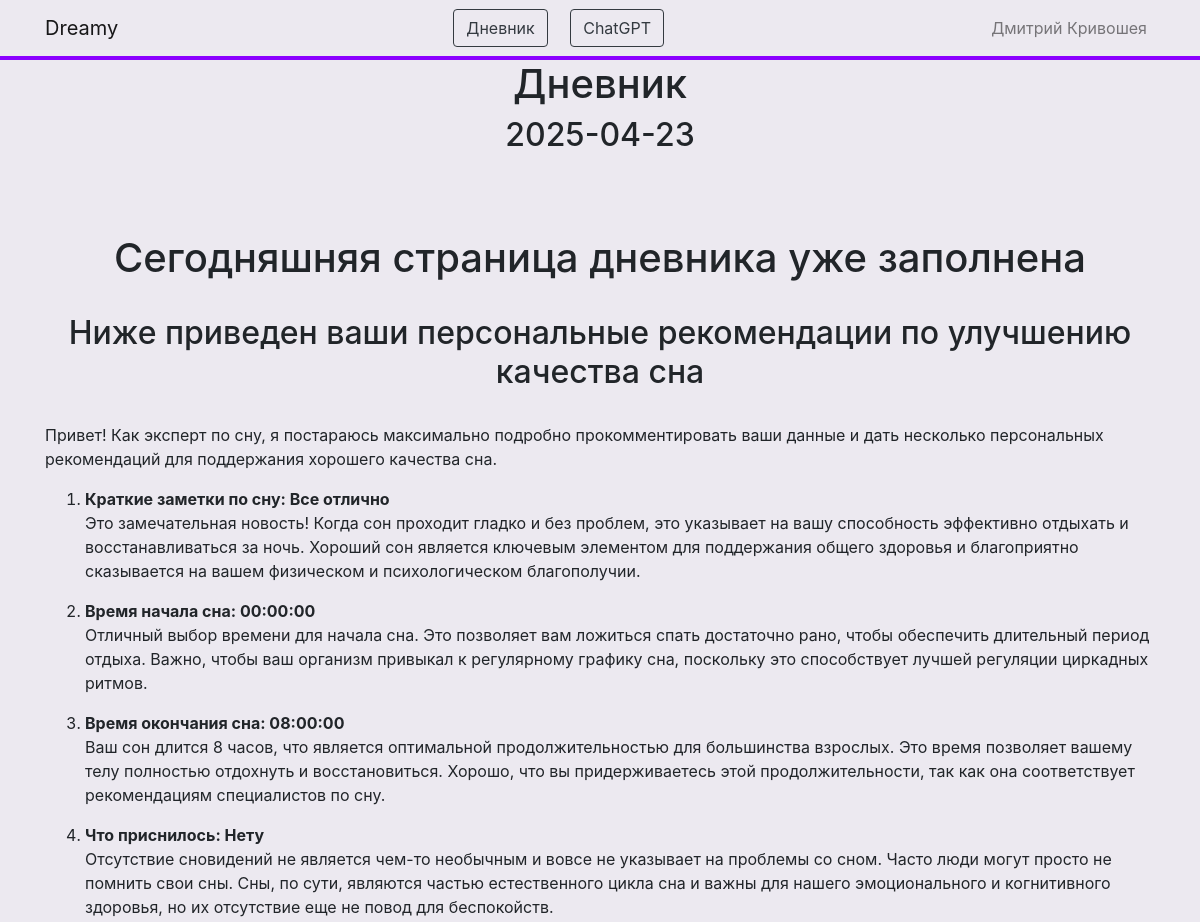
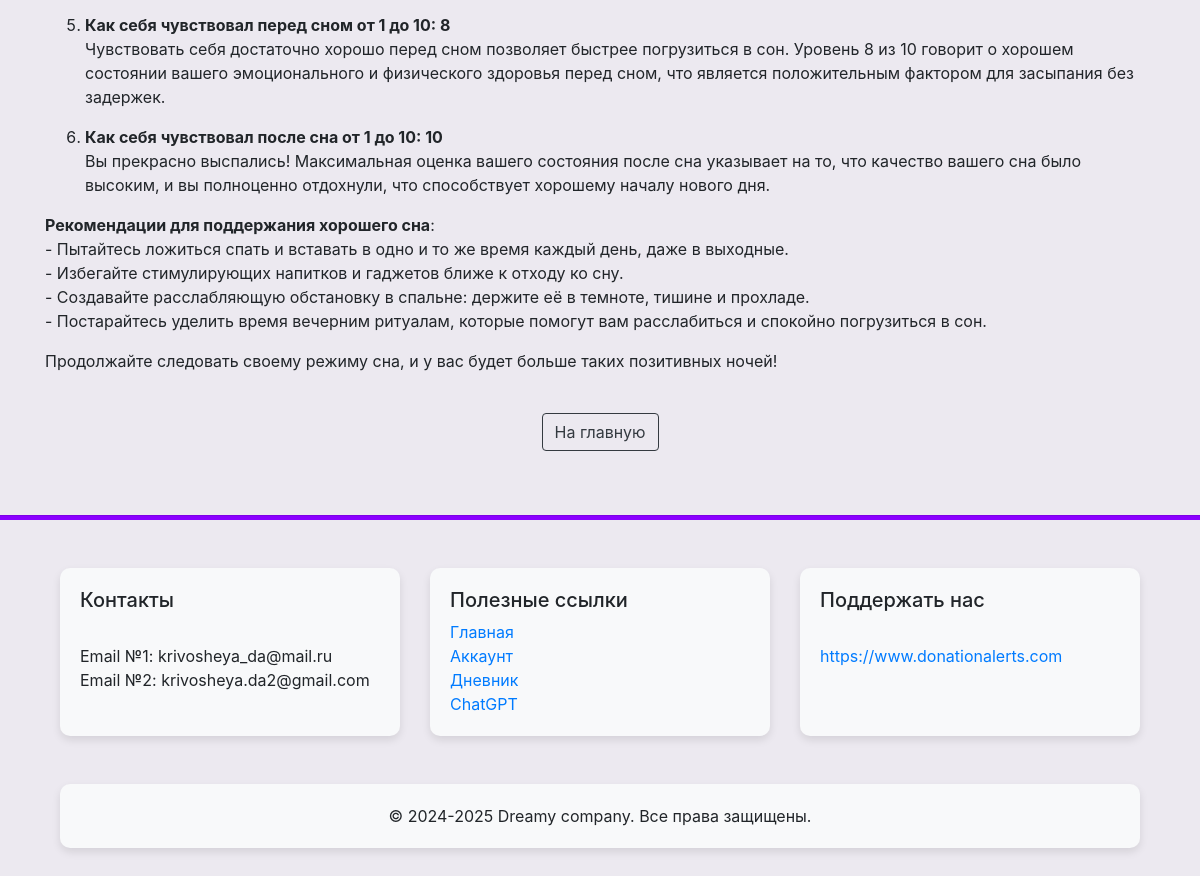
/diary_start (signed in), run on the app's committed database (2 pictures, top to bottom).
### data/user.py (models this page shows, shortened)
class User(SqlAlchemyBase, UserMixin, SerializerMixin):
    __tablename__ = 'user'
    id = sqlalchemy.Column(sqlalchemy.Integer, primary_key=True, autoincrement=True)
    uuid = sqlalchemy.Column(UUID(as_uuid=True), default=uuid.uuid4)
    def get_data(self, db_sess=None):
        if not db_sess:
            db_sess = db_session.create_session()
        user_data = db_sess.query(UserData).get(self.uuid)
        return user_data

### data/user_data.py (models this page shows)
class UserData(SqlAlchemyBase, SerializerMixin):
    __tablename__ = "user_data"
    uuid = sqlalchemy.Column(UUID(as_uuid=True), default=uuid.uuid4, primary_key=True)
    first_name = sqlalchemy.Column(sqlalchemy.String)
    last_name = sqlalchemy.Column(sqlalchemy.String)
    email = sqlalchemy.Column(sqlalchemy.String)
    gender = sqlalchemy.Column(sqlalchemy.String)
    date_of_birthday = sqlalchemy.Column(sqlalchemy.Date)
    is_admin = sqlalchemy.Column(sqlalchemy.Boolean, default=False)
    is_boss = sqlalchemy.Column(sqlalchemy.Boolean, default=False)
    date_of_creation = sqlalchemy.Column(sqlalchemy.DateTime, default=datetime.datetime.now)
    recommendation = sqlalchemy.Column(sqlalchemy.String)

### data/diary.py (models this page shows)
class Diary(SqlAlchemyBase, SerializerMixin):
    __tablename__ = 'diary'
    uuid = sqlalchemy.Column(UUID(as_uuid=True), default=uuid.uuid4, primary_key=True)
    try:
        user = sqlalchemy.Column(UUID(as_uuid=True), default=current_user.uuid)
    except Exception as err:
        user = sqlalchemy.Column(UUID(as_uuid=True))
    day = sqlalchemy.Column(sqlalchemy.Date, default=datetime.date.today())
    brief_notes = sqlalchemy.Column(sqlalchemy.Text)
    sleep_start = sqlalchemy.Column(sqlalchemy.Time)
    sleep_end = sqlalchemy.Column(sqlalchemy.Time)
    sleep_imagination = sqlalchemy.Column(sqlalchemy.Text)
    condition_before = sqlalchemy.Column(sqlalchemy.Integer)
    condition_after = sqlalchemy.Column(sqlalchemy.Integer)
    result = sqlalchemy.Column(sqlalchemy.Text)

### main.py (the view)
@app.route("/diary_start")
@login_required
def diary_start():
    db_sess = db_session.create_session()
    is_completed = len(db_sess.query(Diary).filter(Diary.day == datetime.date.today(), Diary.user == current_user.uuid).all()) > 0
    if is_completed:
        db_sess = db_session.create_session()
        diary = db_sess.query(Diary).filter(Diary.user == current_user.uuid, Diary.day == datetime.date.today()).first()
        return render_template("diary_start.html", date=datetime.date.today(), is_completed=is_completed, diary=diary)
    else:
        return render_template("diary_start.html", date=datetime.date.today(), is_completed=is_completed)

### data/db_session.py (called while the page is built)
def create_session() -> Session:
    global __factory
    return __factory()

### main.py (called while the page is built)
@login_manager.user_loader
def load_user(user_id):
    db_sess = db_session.create_session()
    user = db_sess.query(User).get(user_id)
    return user

### templates/diary_start.html (shortened to what this page needs)
{% extends "base.html" %}
{% block content %}
<link rel="stylesheet" href="{{ url_for('static', filename='css/base.css') }}">
<div class="container">
    <h1 align="center">Дневник</h1>
    <h2 align="center">{{ date }}</h2>
    <br><br><br>
    {% if is_completed %}
    <h1 align="center">Сегодняшняя страница дневника уже заполнена</h1>
    <br>
    <h2 align="center">Ниже приведен ваши персональные рекомендации по улучшению качества сна</h2>
    <br>
    <div>{{ diary.result | safe }}</div>
    <br>
    <center>
    <a class="btn btn btn-outline-dark btn-animated" href="/">На главную</a>
    </center>
    {% endif %}
</div>
{% endblock %}

### templates/base.html (shortened to what this page needs)
<!DOCTYPE html>
<html lang="en" xmlns="http://www.w3.org/1999/html">
<head>
    <link rel="stylesheet" href="{{ url_for('static', filename='css/base.css') }}">
    <link rel="stylesheet" href="{{ url_for('static', filename='css/account.css') }}">
    <link rel="stylesheet" href="https://stackpath.bootstrapcdn.com/bootstrap/4.5.2/css/bootstrap.min.css">
</head>
<body>
    <nav class="navbar navbar-expand-lg navbar-light">
        <div class="container">
            <a class="navbar-brand" href="/">Dreamy</a>
			{% if current_user.is_authenticated %}
                <p class="navbar-nav ml-auto">
					<a class="btn btn btn-outline-dark btn-animated ml-auto" href="/diary_start">Дневник</a>
					<a class="btn btn btn-outline-dark btn-animated ml-auto" href="/chat_gpt">ChatGPT</a>
				</p>
            {% endif %}
            {% if current_user.is_authenticated %}
                <div class="navbar-nav ml-auto">
                    <div class="nav-item">
                        <a class="nav-link custom-account-btn" href="/account">{{ current_user.get_data().first_name }} {{ current_user.get_data().last_name }}</a>
                    </div>
                </div>
            {% else %}
                <p class="navbar-nav ml-auto">
                    <a class="btn btn btn-outline-dark btn-animated" href="/register">Зарегистрироваться</a>
					&nbsp&nbsp&nbsp&nbsp&nbsp
                    <a class="btn btn btn-outline-dark btn-animated" href="/login">Войти</a>
                </p>
            {% endif %}
        </div>
    </nav>
    {% block content %}{% endblock %}
</body>
<footer class="footer py-5">
	<hr color="#8b00ff" style="height: 4px">
    <div class="container">
		<div class="container mt-5">
			<div class="row">
				<div class="col-md-4">
					<div class="custom-container">
						<div style="width: 400px;">
							<h5>Контакты</h5>
							<br>
                			<a>Email №1: krivosheya_da@mail.ru</a>
							<br>
							<a>Email №2: krivosheya.da2@gmail.com</a>
							<br>
                            <br>
						</div>
					</div>
				</div>
				<div class="col-md-4">
					<div class="custom-container">
						<div style="width: 400px;">
							<h5>Полезные ссылки</h5>
							<a href="/">Главная</a>
							<br>
							<a href="/account">Аккаунт</a>
							<br>
							<a href="/diary_start">Дневник</a>
                            <br>
							<a href="/chat_gpt">ChatGPT</a>
						</div>
					</div>
				</div>
				<div class="col-md-4">
					<div class="custom-container">
						<div style="width: 400px;">
							<h5>Поддержать нас</h5>
							<br>
                			<a href="https://www.donationalerts.com/r/dima123kr">https://www.donationalerts.com</a>
                            <br>
							<br>
							<br>
						</div>
					</div>
				</div>
			</div>
		</div>
        <div class="container mt-5">
			<div class="row">
				<div class="col-md-12">
					<div class="custom-container">
						<center>
							<a>&copy; 2024-2025 Dreamy company. Все права защищены.</a>
						</center>
					</div>
				</div>
			</div>
		</div>
    </div>
</footer>

### static/css/base.css (style rules this page uses)
.navbar { border-width: 2px; border-bottom: 4px #8b00ff solid; background-color: #ece9f0; }
body { background: #ece9f0; }

### static/css/account.css (style rules this page uses)
.custom-container { padding: 20px; background-color: #f8f9fa; border-radius: 10px; box-shadow: 0 4px 8px rgba(0, 0, 0, 0.1); margin-top: 0; }

### data on the page
User: get_data "Дмитрий", get_data "Кривошея"
Diary: result "Привет! Как эксперт по сну, я постараюсь максимально подробно прокомментировать ваши данные и дать несколько персональных рекомендаций для поддержания хорошего качества сна. Краткие заметки по сну: Все отлично Это замечательная новость! Когда сон проходит гладко и без проблем, это указывает на вашу способность эффективно отдыхать и восстанавливаться за ночь. Хороший сон является ключевым элементом для поддержания общего здоровья и благоприятно сказывается на вашем физическом и психологическом благополучии. Время начала сна: 00:00:00 Отличный выбор времени для начала сна. Это позволяет вам ложиться спать достаточно рано, чтобы обеспечить длительный период отдыха. Важно, чтобы ваш организм…"
